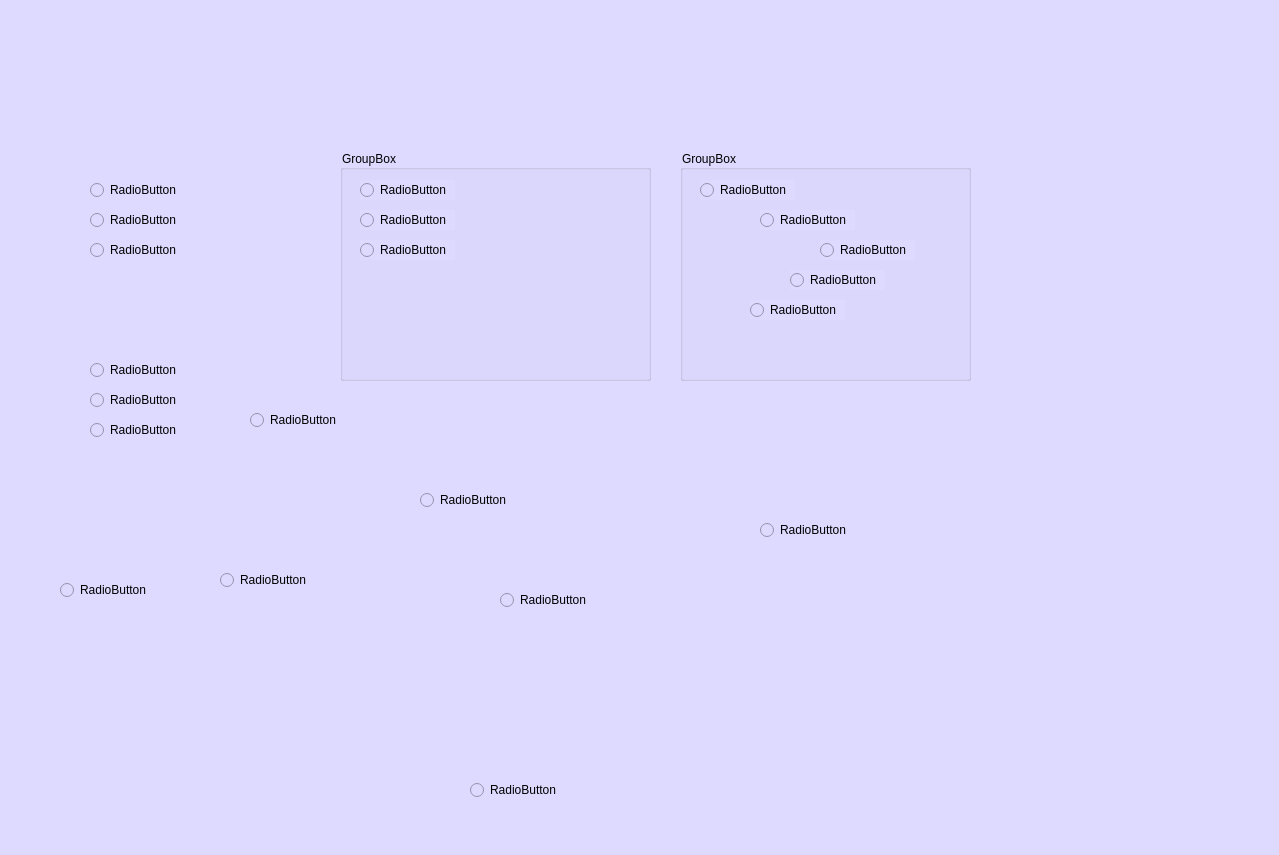
<?xml version="1.0" encoding="UTF-8"?>
<ui version="4.0">
 <class>MainWindow</class>
 <widget class="QMainWindow" name="MainWindow">
  <property name="geometry">
   <rect>
    <x>0</x>
    <y>0</y>
    <width>1279</width>
    <height>855</height>
   </rect>
  </property>
  <property name="windowTitle">
   <string>MainWindow</string>
  </property>
  <property name="styleSheet">
   <string notr="true">background-color: rgb(221, 217, 255);</string>
  </property>
  <widget class="QWidget" name="centralwidget">
   <widget class="QLabel" name="label">
    <property name="geometry">
     <rect>
      <x>10</x>
      <y>0</y>
      <width>211</width>
      <height>101</height>
     </rect>
    </property>
    <property name="text">
     <string/>
    </property>
    <property name="pixmap">
     <pixmap resource="../Imagenes/resources.qrc">:/Logos/LogoUAT.png</pixmap>
    </property>
    <property name="scaledContents">
     <bool>true</bool>
    </property>
   </widget>
   <widget class="QLabel" name="label_2">
    <property name="geometry">
     <rect>
      <x>1030</x>
      <y>0</y>
      <width>251</width>
      <height>101</height>
     </rect>
    </property>
    <property name="text">
     <string/>
    </property>
    <property name="pixmap">
     <pixmap resource="../Imagenes/resources.qrc">:/Logos/LogoFIT.jpg</pixmap>
    </property>
    <property name="scaledContents">
     <bool>true</bool>
    </property>
   </widget>
   <widget class="QLabel" name="label_3">
    <property name="geometry">
     <rect>
      <x>1040</x>
      <y>670</y>
      <width>241</width>
      <height>131</height>
     </rect>
    </property>
    <property name="text">
     <string/>
    </property>
    <property name="pixmap">
     <pixmap resource="../Imagenes/resources.qrc">:/Logos/RhineLab.jpg</pixmap>
    </property>
    <property name="scaledContents">
     <bool>true</bool>
    </property>
   </widget>
   <widget class="QGroupBox" name="groupBox">
    <property name="geometry">
     <rect>
      <x>340</x>
      <y>150</y>
      <width>311</width>
      <height>231</height>
     </rect>
    </property>
    <property name="title">
     <string>GroupBox</string>
    </property>
    <widget class="QRadioButton" name="radioButton_6">
     <property name="geometry">
      <rect>
       <x>20</x>
       <y>90</y>
       <width>95</width>
       <height>20</height>
      </rect>
     </property>
     <property name="text">
      <string>RadioButton</string>
     </property>
    </widget>
    <widget class="QRadioButton" name="radioButton_4">
     <property name="geometry">
      <rect>
       <x>20</x>
       <y>60</y>
       <width>95</width>
       <height>20</height>
      </rect>
     </property>
     <property name="text">
      <string>RadioButton</string>
     </property>
    </widget>
    <widget class="QRadioButton" name="radioButton_5">
     <property name="geometry">
      <rect>
       <x>20</x>
       <y>30</y>
       <width>95</width>
       <height>20</height>
      </rect>
     </property>
     <property name="text">
      <string>RadioButton</string>
     </property>
    </widget>
   </widget>
   <widget class="QRadioButton" name="radioButton">
    <property name="geometry">
     <rect>
      <x>90</x>
      <y>180</y>
      <width>95</width>
      <height>20</height>
     </rect>
    </property>
    <property name="text">
     <string>RadioButton</string>
    </property>
   </widget>
   <widget class="QRadioButton" name="radioButton_2">
    <property name="geometry">
     <rect>
      <x>90</x>
      <y>210</y>
      <width>95</width>
      <height>20</height>
     </rect>
    </property>
    <property name="text">
     <string>RadioButton</string>
    </property>
   </widget>
   <widget class="QRadioButton" name="radioButton_3">
    <property name="geometry">
     <rect>
      <x>90</x>
      <y>240</y>
      <width>95</width>
      <height>20</height>
     </rect>
    </property>
    <property name="text">
     <string>RadioButton</string>
    </property>
   </widget>
   <widget class="QGroupBox" name="groupBox_2">
    <property name="geometry">
     <rect>
      <x>680</x>
      <y>150</y>
      <width>291</width>
      <height>231</height>
     </rect>
    </property>
    <property name="title">
     <string>GroupBox</string>
    </property>
    <widget class="QRadioButton" name="radioButton_13">
     <property name="geometry">
      <rect>
       <x>20</x>
       <y>30</y>
       <width>95</width>
       <height>20</height>
      </rect>
     </property>
     <property name="text">
      <string>RadioButton</string>
     </property>
    </widget>
    <widget class="QRadioButton" name="radioButton_14">
     <property name="geometry">
      <rect>
       <x>80</x>
       <y>60</y>
       <width>95</width>
       <height>20</height>
      </rect>
     </property>
     <property name="text">
      <string>RadioButton</string>
     </property>
    </widget>
    <widget class="QRadioButton" name="radioButton_15">
     <property name="geometry">
      <rect>
       <x>140</x>
       <y>90</y>
       <width>95</width>
       <height>20</height>
      </rect>
     </property>
     <property name="text">
      <string>RadioButton</string>
     </property>
    </widget>
    <widget class="QRadioButton" name="radioButton_16">
     <property name="geometry">
      <rect>
       <x>110</x>
       <y>120</y>
       <width>95</width>
       <height>20</height>
      </rect>
     </property>
     <property name="text">
      <string>RadioButton</string>
     </property>
    </widget>
    <widget class="QRadioButton" name="radioButton_17">
     <property name="geometry">
      <rect>
       <x>70</x>
       <y>150</y>
       <width>95</width>
       <height>20</height>
      </rect>
     </property>
     <property name="text">
      <string>RadioButton</string>
     </property>
    </widget>
   </widget>
   <widget class="QRadioButton" name="radioButton_18">
    <property name="geometry">
     <rect>
      <x>90</x>
      <y>420</y>
      <width>95</width>
      <height>20</height>
     </rect>
    </property>
    <property name="text">
     <string>RadioButton</string>
    </property>
   </widget>
   <widget class="QRadioButton" name="radioButton_19">
    <property name="geometry">
     <rect>
      <x>90</x>
      <y>390</y>
      <width>95</width>
      <height>20</height>
     </rect>
    </property>
    <property name="text">
     <string>RadioButton</string>
    </property>
   </widget>
   <widget class="QRadioButton" name="radioButton_20">
    <property name="geometry">
     <rect>
      <x>90</x>
      <y>360</y>
      <width>95</width>
      <height>20</height>
     </rect>
    </property>
    <property name="text">
     <string>RadioButton</string>
    </property>
   </widget>
   <widget class="QRadioButton" name="radioButton_21">
    <property name="geometry">
     <rect>
      <x>250</x>
      <y>410</y>
      <width>95</width>
      <height>20</height>
     </rect>
    </property>
    <property name="text">
     <string>RadioButton</string>
    </property>
   </widget>
   <widget class="QRadioButton" name="radioButton_22">
    <property name="geometry">
     <rect>
      <x>220</x>
      <y>570</y>
      <width>95</width>
      <height>20</height>
     </rect>
    </property>
    <property name="text">
     <string>RadioButton</string>
    </property>
   </widget>
   <widget class="QRadioButton" name="radioButton_23">
    <property name="geometry">
     <rect>
      <x>60</x>
      <y>580</y>
      <width>95</width>
      <height>20</height>
     </rect>
    </property>
    <property name="text">
     <string>RadioButton</string>
    </property>
   </widget>
   <widget class="QRadioButton" name="radioButton_24">
    <property name="geometry">
     <rect>
      <x>500</x>
      <y>590</y>
      <width>95</width>
      <height>20</height>
     </rect>
    </property>
    <property name="text">
     <string>RadioButton</string>
    </property>
   </widget>
   <widget class="QRadioButton" name="radioButton_25">
    <property name="geometry">
     <rect>
      <x>470</x>
      <y>780</y>
      <width>95</width>
      <height>20</height>
     </rect>
    </property>
    <property name="text">
     <string>RadioButton</string>
    </property>
   </widget>
   <widget class="QRadioButton" name="radioButton_26">
    <property name="geometry">
     <rect>
      <x>420</x>
      <y>490</y>
      <width>95</width>
      <height>20</height>
     </rect>
    </property>
    <property name="text">
     <string>RadioButton</string>
    </property>
   </widget>
   <widget class="QRadioButton" name="radioButton_27">
    <property name="geometry">
     <rect>
      <x>640</x>
      <y>860</y>
      <width>95</width>
      <height>20</height>
     </rect>
    </property>
    <property name="text">
     <string>RadioButton</string>
    </property>
   </widget>
   <widget class="QRadioButton" name="radioButton_28">
    <property name="geometry">
     <rect>
      <x>760</x>
      <y>520</y>
      <width>95</width>
      <height>20</height>
     </rect>
    </property>
    <property name="text">
     <string>RadioButton</string>
    </property>
   </widget>
  </widget>
  <widget class="QMenuBar" name="menubar">
   <property name="geometry">
    <rect>
     <x>0</x>
     <y>0</y>
     <width>1279</width>
     <height>26</height>
    </rect>
   </property>
  </widget>
  <widget class="QStatusBar" name="statusbar"/>
 </widget>
 <resources>
  <include location="../Imagenes/resources.qrc"/>
 </resources>
 <connections/>
</ui>
